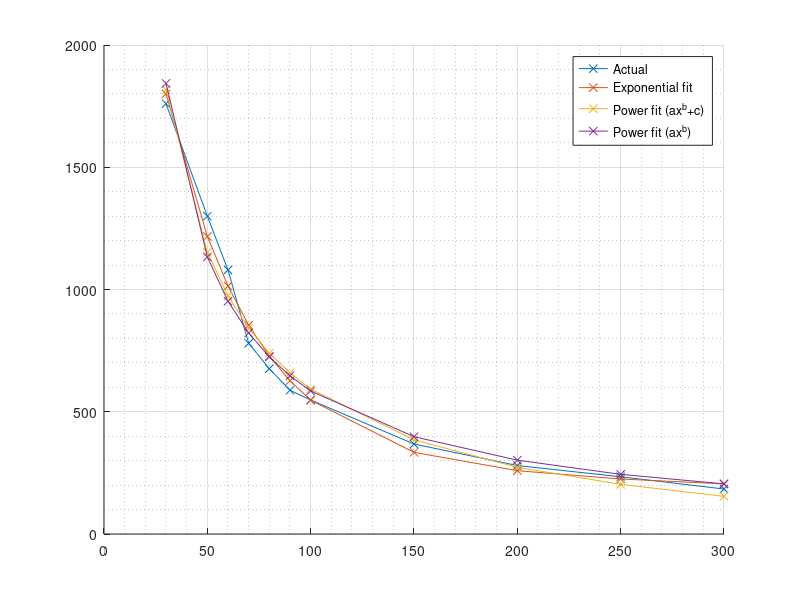
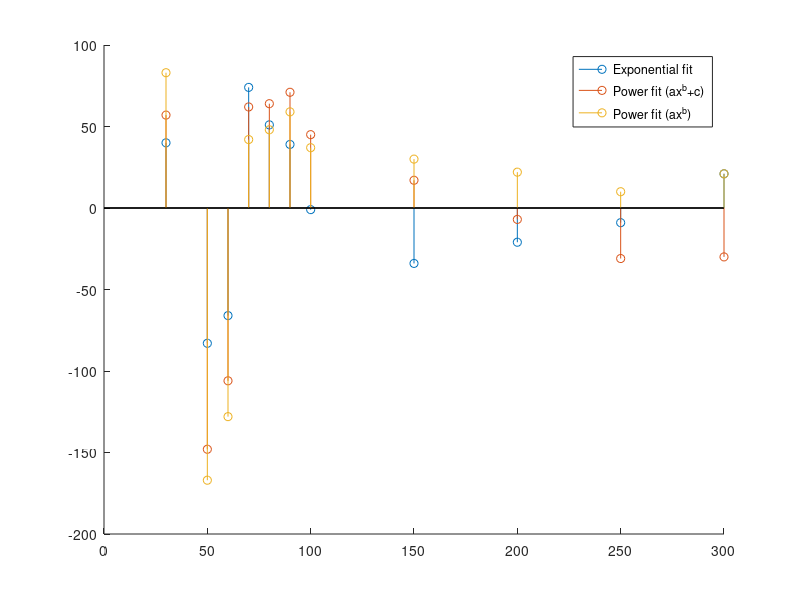

The MATLAB source for these figures, in order:
%d = pixels(2,:);
%s_actual = pixels(1,:);
s_actual = [1760,1300,1080,780,676,588,548,368,280,234,184];
d=[30    50    60    70    80    90   100   150   200   250   300];

s_calc_e = zeros(1,length(s_actual));
s_calc_p1 = zeros(1,length(s_actual));
s_calc_p2 = zeros(1,length(s_actual));
err_calc_e = zeros(1,length(s_actual));
err_calc_p1 = zeros(1,length(s_actual));
err_calc_p2 = zeros(1,length(s_actual));

for i=1:length(d)
    s_calc_e(i) = floor(3098*exp(-0.0241*d(i)) + 309.7*exp(-0.0014*d(i)));
    s_calc_p1(i) = floor(30470 * d(i)^(-0.805) - 154.2);
    s_calc_p2(i) = floor(47060*d(i)^(-0.9525));
end

for i=1:length(d)
    err_calc_e(i) = s_calc_e(i) - s_actual(i);
    err_calc_p1(i) = s_calc_p1(i) - s_actual(i);
    err_calc_p2(i) = s_calc_p2(i) - s_actual(i);
end

figure(1)
hold on;
grid on
grid minor
plot(d,s_actual,'x-');
plot(d,s_calc_e,'x-');
plot(d,s_calc_p1,'x-');
plot(d,s_calc_p2,'x-');
hold off;
legend('Actual','Exponential fit','Power fit (ax^b+c)','Power fit (ax^b)');

figure(2)
hold on;
stem(d,err_calc_e);
stem(d,err_calc_p1);
stem(d,err_calc_p2);
hold off;
legend('Exponential fit','Power fit (ax^b+c)','Power fit (ax^b)');